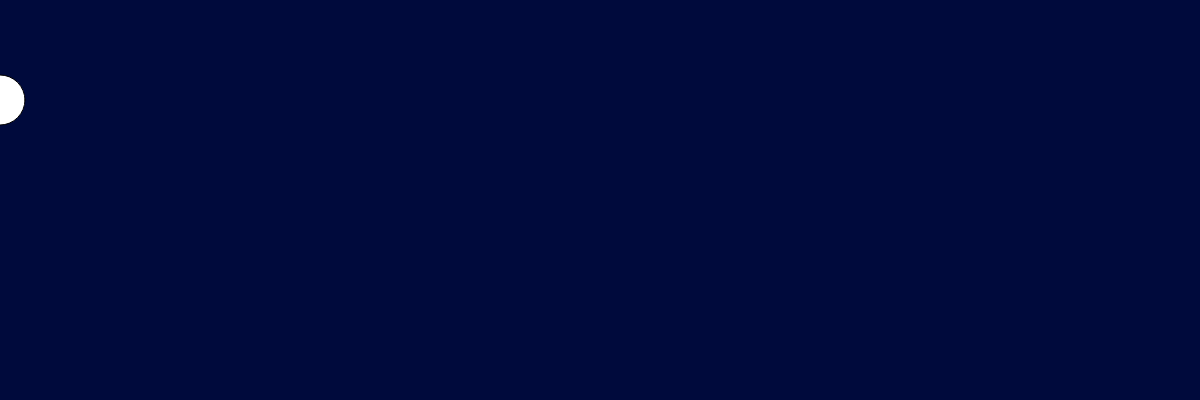
Frame 1 (no input)
Frame 60 (no input): identical to frame 1, image omitted
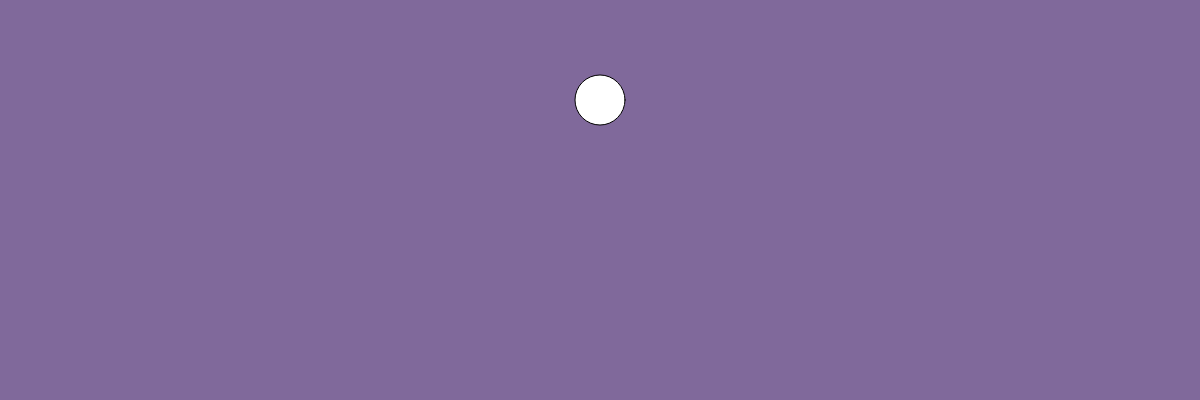
Frame 120 (the mouse pressed at the canvas centre since frame 60)

The p5.js sketch that drew these frames (run headless with seeded random() and noise() and a simulated clock; from frame 60 on, the mouse is pressed at the canvas centre):

// p5.js sketch
// ── sketch.js
var r,g,b;


function setup(){
  createCanvas(1200,400);
}

function draw(){
  r = map(mouseX,0,1200,0,255);
  g = map(mouseX,0,1200,10,200);
  b = map(mouseX,0,1200,60,250);
  background(r,g,b);
  fill(255);
  ellipse(mouseX,100,50,50);
}
